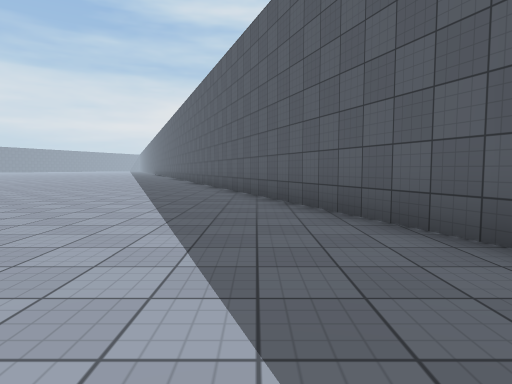
View 1 (above)

18 first-person views from a walk through a 3-D level made in the Unity game engine. The camera is 1.2 m above the floor, tilts 4° down and sees 75° across. The floor is counted in squares, 2 m on a side. Each view is taken from the middle of a square. On the plan, view 1 faces up. The plan holds only what a view shows up to about 10 squares ahead; the rest is blank. The place goes on beyond the plan. Some animated figures are not drawn. Surface patterns are stand-ins for the level's own textures.

View 2
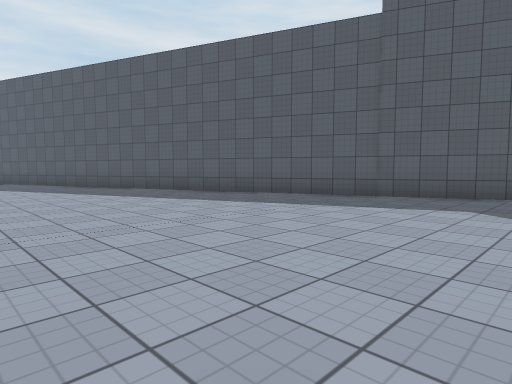

View 3
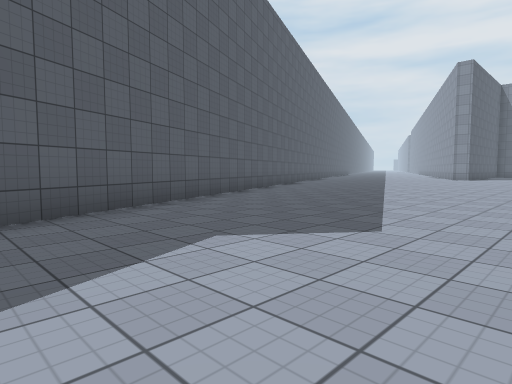

View 4
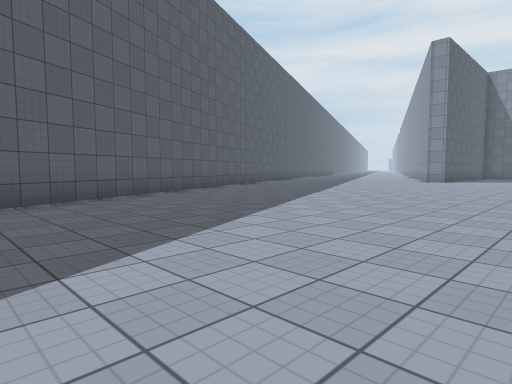

View 5
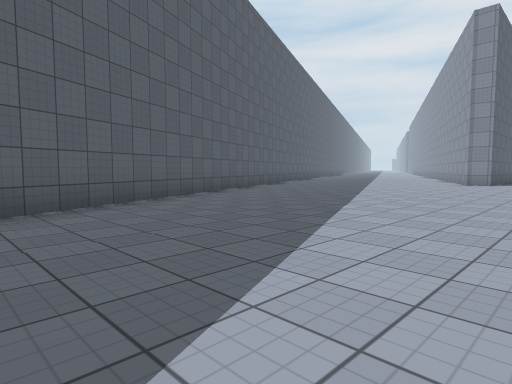

View 6
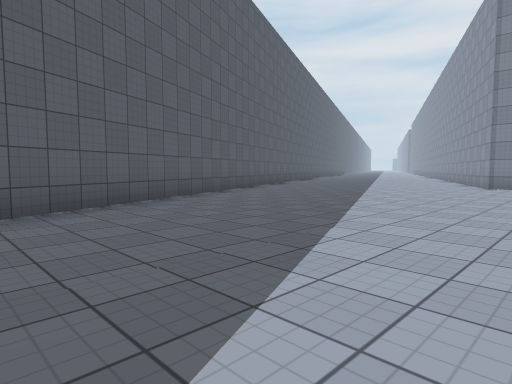

View 7
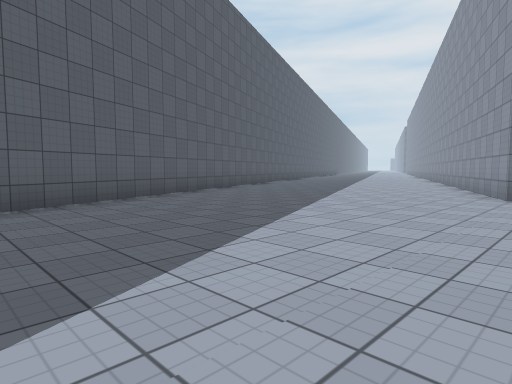

View 8
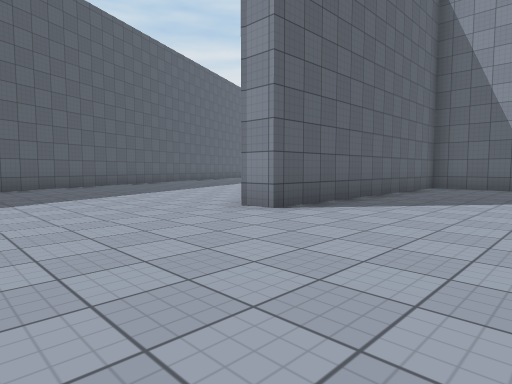

View 9
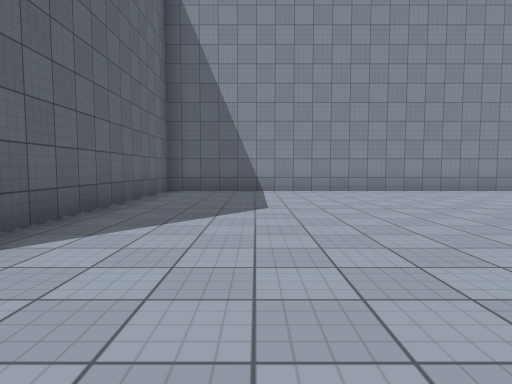

View 10
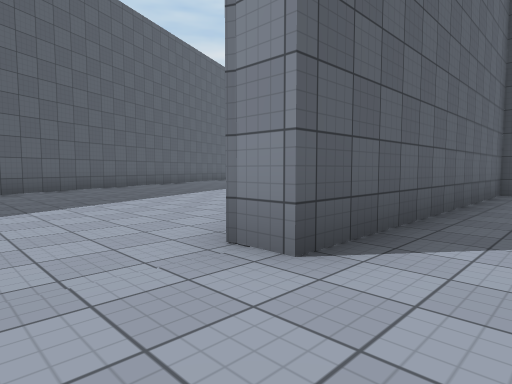

View 11
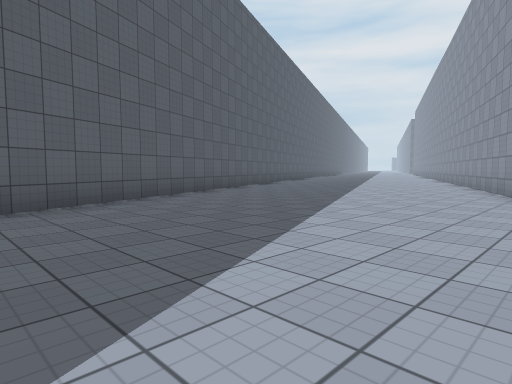

View 12
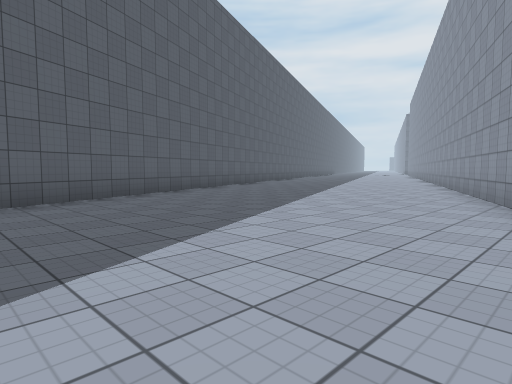

View 13
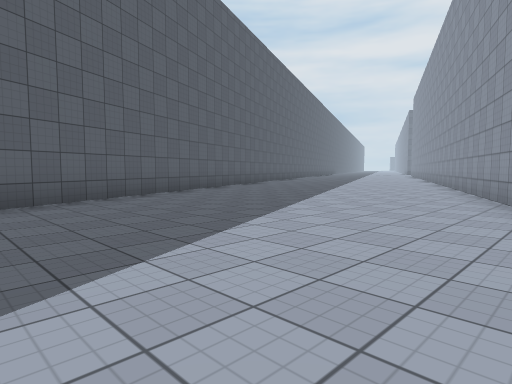

View 14
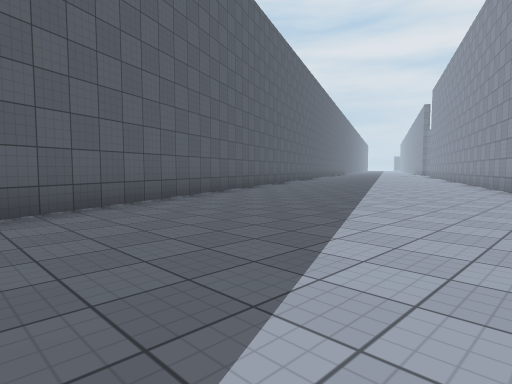

View 15
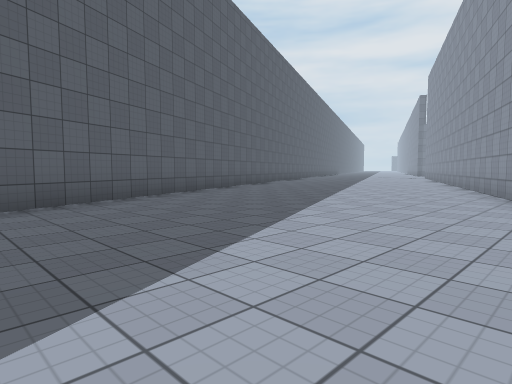

View 16
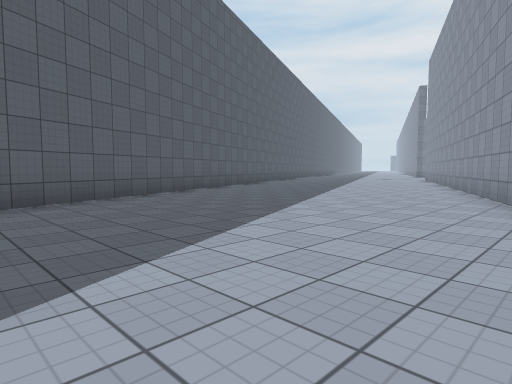

View 17
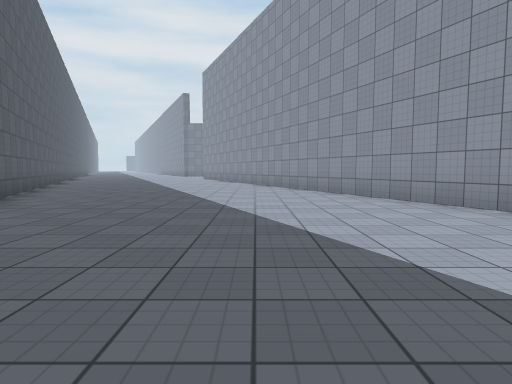

View 18
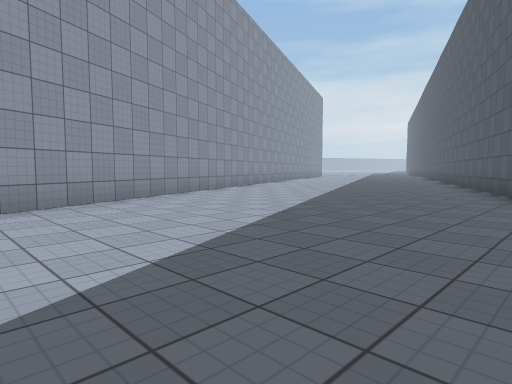

### Floor plan
Points are (right, up) in squares from view 1. A wall is a line through its corners. A room is listed if a view was taken in it or the views show most of it. See-through windows are left out.
Room 1 (views 1, 2, 3, 4, 5, 6, 7, 8, 9, 10, 11, 12, 13, 14, 15, 16, 17, 18)
walls: (6.1, -24.7) (13.1, -40.6); (-6.5, -25) (2.4, -25) (2.4, -17.8) (3.1, -17.8) (4.7, -21.5); (2, 2.3) (-1, 10.1); (20.6, -40.1) (1.9, 2.3)

Where each view was taken, in squares from view 1:
view 1: 0 up, 0 right, facing up
view 2: 1 down, 5 left, facing up-right
view 3: 2 up, 2 left, facing down-right
view 4: 2 down, 2 left, facing down-right
view 5: 4 down, 0 right, facing down-right
view 6: 6 down, 1 right, facing down-right
view 7: 10 down, 2 right, facing down-right
view 8: 14 down, 1 left, facing down-right
view 9: 16 down, 0 right, facing down
view 10: 16 down, 1 right, facing down-right
view 11: 16 down, 5 right, facing down-right
view 12: 20 down, 6 right, facing down-right
view 13: 22 down, 7 right, facing down-right
view 14: 24 down, 9 right, facing down-right
view 15: 28 down, 10 right, facing down-right
view 16: 31 down, 11 right, facing down-right
view 17: 30 down, 14 right, facing down
view 18: 40 down, 18 right, facing up-left
